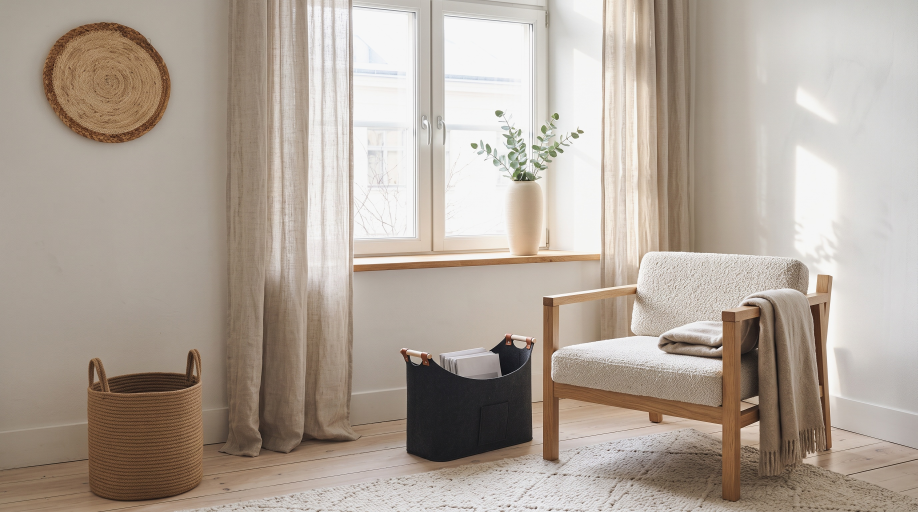
#> input picture assets/renders/editorial-test-2026-11-06/nordic/nordic-B-nano-banana-2.jpg, 2752 x 1536 px (shown at 1/3 size)
$ python hero_input.py ../../../../editorial-test-2026-11-06/nordic/nordic-B-nano-banana-2.jpg ../../../../editorial-test-2026-11-06/nordic/nordic-A-gpt-image-2-5.jpg   (older library calls are emulated)
#> lines starting #> are read from the running program, lines starting #| are printed output that depends on the picture
#!/usr/bin/env python3
"""hero_input.py: the H-N input = the P-N photograph with the clay's products pasted at their places (render-agent, 2026-11-27).
  python3 hero_input.py <plate_photo.png> <out.png>
Reads scratch clay/ (guide-hero.png, guide-plate.png, ids16.png). Steps:
 1. the plate photo is registered to the clay plate guide (ECC, affine, on edges) and the shift is reported (camera kept?);
 2. product + filler pixels (ids >= 800, the pendant cord included) of the clay hero guide, upscaled to the photo, are tone-matched to
    the photo by the low-pass ratio photo / clay-plate-guide (sigma 40 px) and pasted with a 1 px feather (warped back into the photo's
    frame by the inverse of step 1), so every pasted object sits where the photo's room has it.
Also writes <out>.json with the registration and the product boxes (fractions) for the prompt."""
import json
import os
import sys

import cv2
import numpy as np
from PIL import Image

SCR = os.path.join(os.path.dirname(os.path.dirname(os.path.abspath(__file__))), "clay")   # the clay v2 outputs, kept in the repo
PROD = {801: "rug", 802: "curtains", 803: "vase", 804: "planter", 805: "basket", 806: "magazine-holder", 807: "floor-lamp", 808: "framed-art",
        809: "accent-sconces", 810: "pendant", 811: "bowl", 812: "candle-holders", 813: "coffee-table", 814: "cushions", 815: "sofa-cover",
        816: "wall-sconce", 817: "wall-decor", 818: "table-runner", 819: "pouf", 820: "tray"}


def edges(g):
    g = cv2.GaussianBlur(g, (0, 0), 1.5)
    gx, gy = cv2.Sobel(g, cv2.CV_32F, 1, 0), cv2.Sobel(g, cv2.CV_32F, 0, 1)
    e = np.sqrt(gx * gx + gy * gy)
    return e / (np.percentile(e, 99) + 1e-6)


def register(photo, guide):
    """affine that maps guide coords -> photo coords, on downscaled edge maps"""
    s = 0.25
    a = edges(cv2.resize(cv2.cvtColor(guide, cv2.COLOR_RGB2GRAY), None, fx=s, fy=s, interpolation=cv2.INTER_AREA).astype(np.float32) / 255)
    b = edges(cv2.resize(cv2.cvtColor(photo, cv2.COLOR_RGB2GRAY), None, fx=s, fy=s, interpolation=cv2.INTER_AREA).astype(np.float32) / 255)
    warp = np.eye(2, 3, dtype=np.float32)
    try:
        cc, warp = cv2.findTransformECC(a, b, warp, cv2.MOTION_AFFINE, (cv2.TERM_CRITERIA_EPS | cv2.TERM_CRITERIA_COUNT, 200, 1e-6), None, 5)
    except cv2.error:
        cc = None
    warp[:, 2] /= s
    return warp, cc


def main(plate_path, out_path):
    P = np.asarray(Image.open(plate_path).convert("RGB"))
#> P is the input picture: shape (1536, 2752, 3); mean R, G, B 176.2, 164.5, 153.4
    H, W = P.shape[:2]
#> H = 1536; W = 2752
    up = lambda a, interp=cv2.INTER_CUBIC: cv2.resize(a, (W, H), interpolation=interp)
    gh = up(np.asarray(Image.open(os.path.join(SCR, "guide-hero.png")).convert("RGB")))
    gp = up(np.asarray(Image.open(os.path.join(SCR, "guide-plate.png")).convert("RGB")))
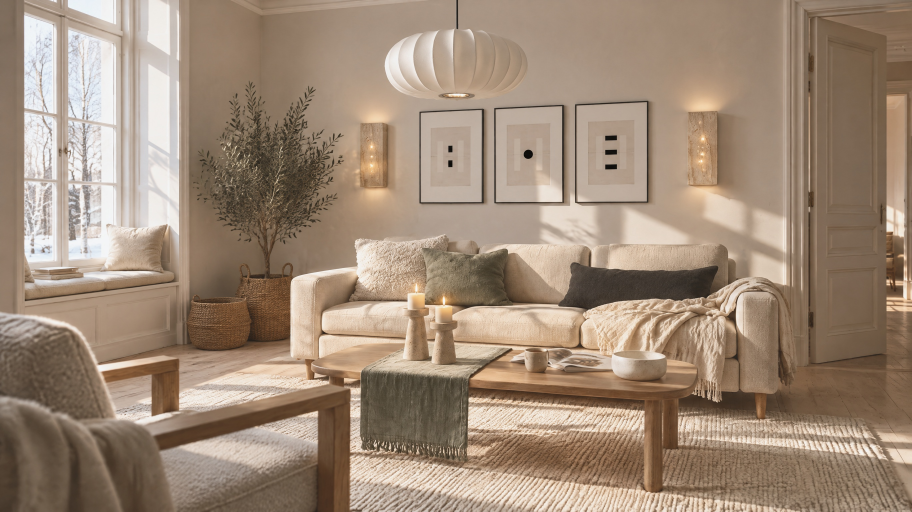
#> input picture assets/renders/editorial-test-2026-11-06/nordic/nordic-A-gpt-image-2-5.jpg, 2736 x 1536 px, given in place of guide-plate.png, which was not available (shown at 1/3 size)
    ids = up(np.asarray(Image.open(os.path.join(SCR, "ids16.png"))).astype(np.float32), cv2.INTER_NEAREST).astype(np.int32)
    A, cc = register(P, gp)
#> in edges, `g = cv2.GaussianBlur(g, (0, 0), 1.5)`:
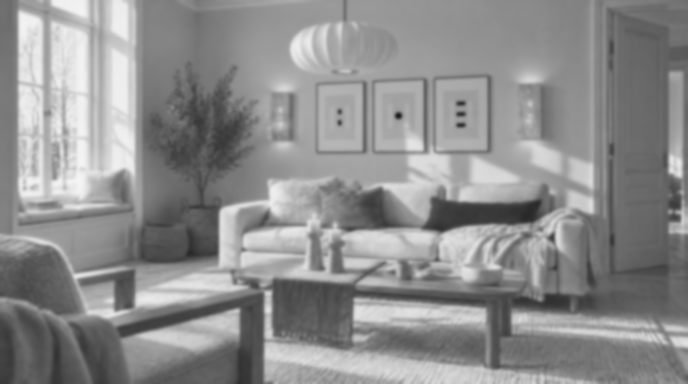
#> g: shape (384, 688) float32; min 0.0997, max 0.96, mean 0.558
#> in edges, `e = np.sqrt(gx * gx + gy * gy)`:
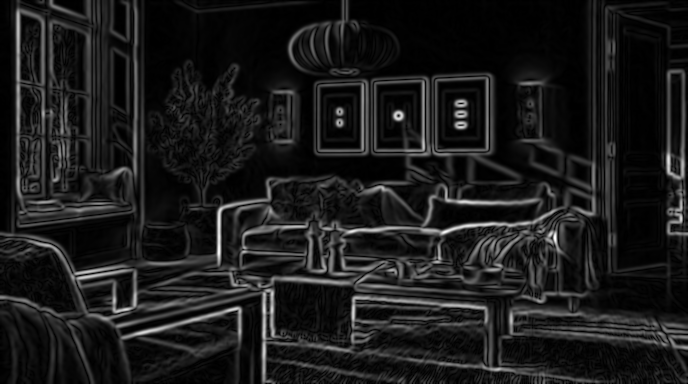
#> e: shape (384, 688) float32; min 0, max 1.24, mean 0.134; drawn with min black and max white
#> in edges (call 2), `g = cv2.GaussianBlur(g, (0, 0), 1.5)`:
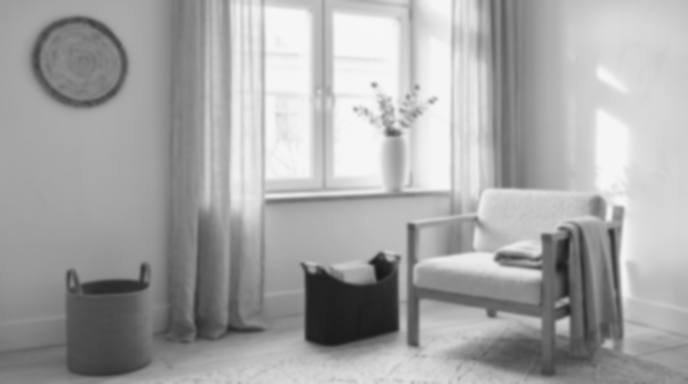
#> g: shape (384, 688) float32; min 0.0917, max 0.969, mean 0.654
#> in edges (call 2), `gx, gy = cv2.Sobel(g, cv2.CV_32F, 1, 0), cv2.Sobel(g, cv2.CV_32F, 0, 1)`:
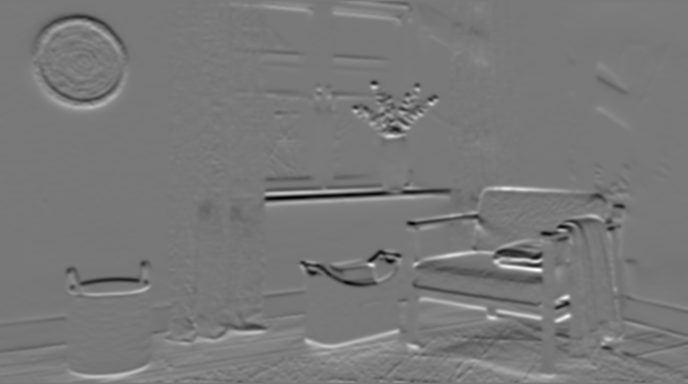
#> gy: shape (384, 688) float32; min -1.03, max 1.13, mean -0.000382; drawn with min black and max white
#> in edges (call 2), `e = np.sqrt(gx * gx + gy * gy)`:
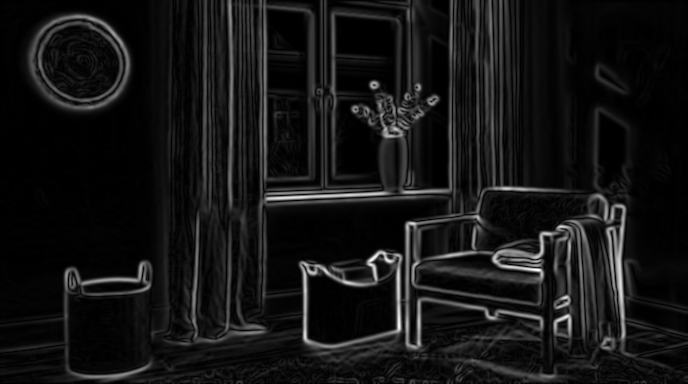
#> e: shape (384, 688) float32; min 0, max 1.15, mean 0.0951; drawn with min black and max white
#> in register, `cc, warp = cv2.findTransformECC(a, b, warp, cv2.MOTION_AFFINE, (cv2.TE..`: cc = 0.109; warp = [[1.03, -0.00644, -14.22], [0.0151, 0.957, 7.21]]
#> A = [[1.03, -0.00644, -56.89], [0.0151, 0.957, 28.83]]; cc = 0.109
    shift = dict(ecc=None if cc is None else round(float(cc), 4), matrix=[[round(float(x), 5) for x in r] for r in A],
                 centre_shift_px=[round(float(A[0, 0] * W / 2 + A[0, 1] * H / 2 + A[0, 2] - W / 2), 1), round(float(A[1, 0] * W / 2 + A[1, 1] * H / 2 + A[1, 2] - H / 2), 1)])
#> shift = {'ecc': 0.109, 'matrix': [[1.03, -0.00644, -56.89], [0.0151, 0.957, 28.83]], 'centre_shift_px': [-18.4, 16.3]}
    wp = lambda a, interp=cv2.INTER_LINEAR: cv2.warpAffine(a, A, (W, H), flags=interp, borderMode=cv2.BORDER_REPLICATE)
    gh, gp = wp(gh), wp(gp)
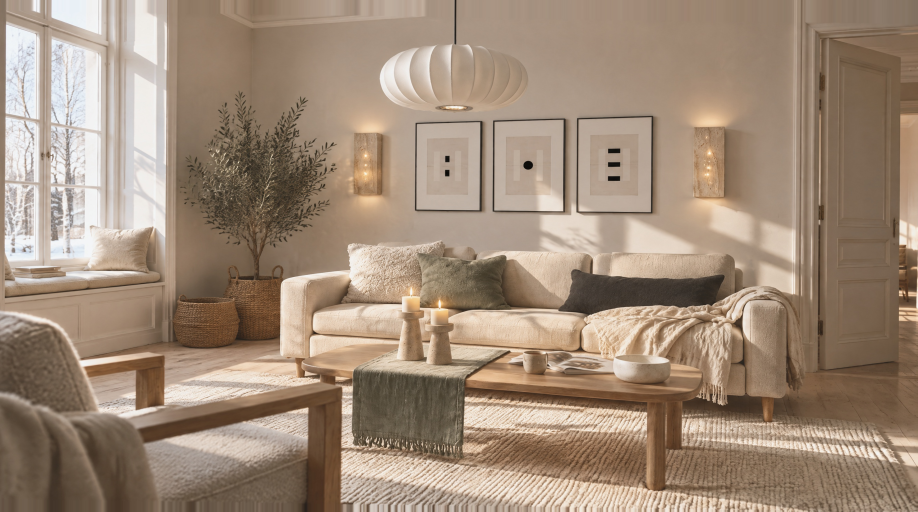
#> gp: shape (1536, 2752, 3) (shown at 1/3 size); mean R, G, B 159.6, 139, 120.3
    ids = wp(ids.astype(np.float32), cv2.INTER_NEAREST).astype(np.int32)
    m = (ids >= 800)
#> m: shape (1536, 2752, 3) bool; every value is 0
    yy, xx = np.mgrid[0:H, 0:W]
#> (the run stopped early here; a loop or call above may not have finished)
